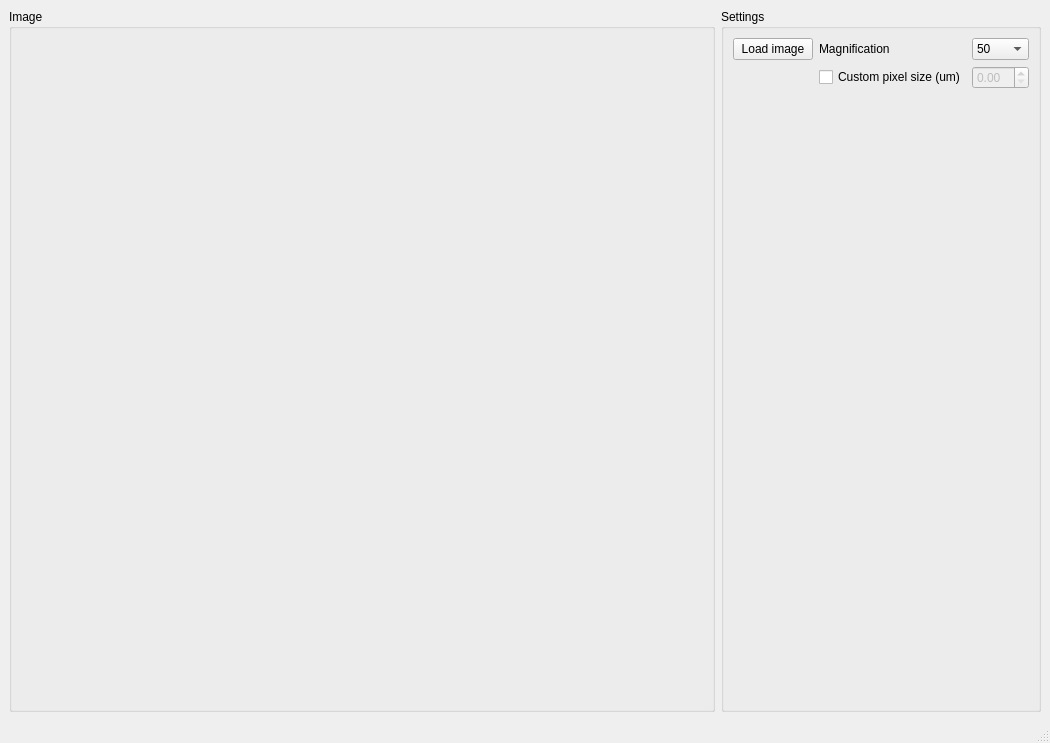
<?xml version="1.0" encoding="UTF-8"?>
<ui version="4.0">
 <class>MainWindow</class>
 <widget class="QMainWindow" name="MainWindow">
  <property name="geometry">
   <rect>
    <x>0</x>
    <y>0</y>
    <width>1050</width>
    <height>743</height>
   </rect>
  </property>
  <property name="windowTitle">
   <string>MainWindow</string>
  </property>
  <property name="tabShape">
   <enum>QTabWidget::Triangular</enum>
  </property>
  <widget class="QWidget" name="centralwidget">
   <layout class="QGridLayout" name="gridLayout_2">
    <item row="0" column="0">
     <widget class="QGroupBox" name="image_groupBox">
      <property name="sizePolicy">
       <sizepolicy hsizetype="Expanding" vsizetype="Preferred">
        <horstretch>0</horstretch>
        <verstretch>0</verstretch>
       </sizepolicy>
      </property>
      <property name="minimumSize">
       <size>
        <width>600</width>
        <height>0</height>
       </size>
      </property>
      <property name="title">
       <string>Image</string>
      </property>
      <layout class="QGridLayout" name="gridLayout_3"/>
     </widget>
    </item>
    <item row="0" column="1">
     <widget class="QGroupBox" name="groupBox_2">
      <property name="title">
       <string>Settings</string>
      </property>
      <layout class="QGridLayout" name="gridLayout_4">
       <item row="2" column="0">
        <widget class="QWidget" name="line_profile_placeholder" native="true">
         <layout class="QGridLayout" name="gridLayout_7"/>
        </widget>
       </item>
       <item row="0" column="0">
        <layout class="QGridLayout" name="gridLayout">
         <item row="0" column="0" colspan="2">
          <widget class="QPushButton" name="load_image_pushButton">
           <property name="text">
            <string>Load image</string>
           </property>
          </widget>
         </item>
         <item row="0" column="3">
          <widget class="QComboBox" name="magnification_comboBox">
           <item>
            <property name="text">
             <string>50</string>
            </property>
           </item>
           <item>
            <property name="text">
             <string>75</string>
            </property>
           </item>
           <item>
            <property name="text">
             <string>100</string>
            </property>
           </item>
          </widget>
         </item>
         <item row="0" column="2">
          <widget class="QLabel" name="label_7">
           <property name="text">
            <string>Magnification</string>
           </property>
          </widget>
         </item>
         <item row="1" column="2">
          <widget class="QCheckBox" name="custom_pixel_size_checkBox">
           <property name="text">
            <string>Custom pixel size (um)</string>
           </property>
          </widget>
         </item>
         <item row="1" column="3">
          <widget class="QDoubleSpinBox" name="custom_pixel_size_spinBox">
           <property name="enabled">
            <bool>false</bool>
           </property>
          </widget>
         </item>
        </layout>
       </item>
      </layout>
     </widget>
    </item>
   </layout>
  </widget>
  <widget class="QMenuBar" name="menubar">
   <property name="geometry">
    <rect>
     <x>0</x>
     <y>0</y>
     <width>1050</width>
     <height>31</height>
    </rect>
   </property>
  </widget>
  <widget class="QStatusBar" name="statusbar"/>
 </widget>
 <resources/>
 <connections/>
</ui>
